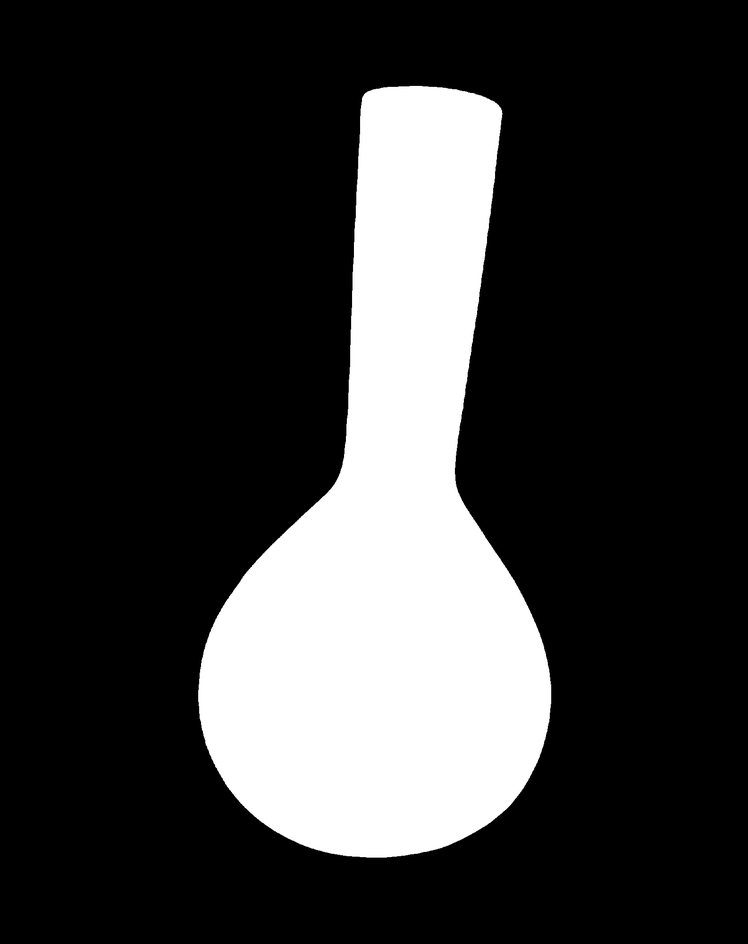
#> input picture Contour-Following/Vase_binary.png, 748 x 944 px, shrunk from 1585 x 2000 before the run
$ python edges.py
#> lines starting #> are read from the running program, lines starting #| are printed output that depends on the picture
from PIL import Image
import numpy as np
import matplotlib.pyplot as plt

class ContourFollower :
    def __init__(self, path: str):
#> called with path = 'Vase_binary.png'
        self.path = path;
        self.img = np.array(Image.open(self.path));
#> self.img is the input picture: shape (944, 748); min 0, max 255, mean 55
        self.dx = [-1,-1,0,1,1,1,0,-1];
        self.dy = [0,-1,-1,-1,0,1,1,1];
        self.contour = [];

    def getContour(self):
        height, width = self.img.shape;
#> height = 944; width = 748
        for i in range(height):
            for j in range(width):
                if self.img[i][j] == 255:
                    neigh = [];
                    for k in range(8):
                        neigh.append(self.img[i + self.dx[k]][j + self.dy[k]]);

                    if any( n == 0 for n in neigh):
                        self.contour.append((i, j));
#> after the loop, self.contour = 80 pairs, first value 87 to 855, second value 208 to 546

    def displayContour(self):
        # first run the method
        self.getContour()

        plt.imshow(self.img, cmap="gray");
        row, col = zip(*self.contour);
#> row = 80 values from 87 to 855; col = 80 values, max 546 at index 45, min 208 at index 44, mean 370.3
        plt.scatter(col, row, s=2, c="red");
        plt.show();
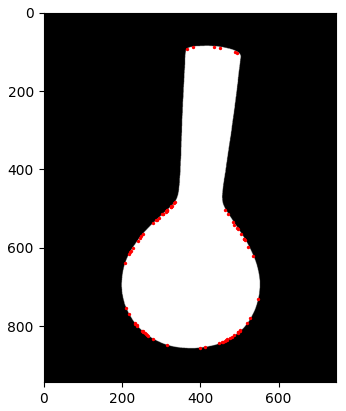
#> figure drawn by matplotlib, 1 panel

    def saveContour(self):
        contour_img = np.zeros((self.img.shape[0], self.img.shape[1], 3), dtype=np.uint8);
        for (i, j) in self.contour:
            contour_img[i, j] = [255,0,0];
#> this loop made 80 passes
#> (i, j) on passes 1 to 12: (87, 436), (88, 381), (89, 451), (92, 367), (99, 488), (102, 494), (483, 335), (487, 332), (493, 327), (494, 326), (495, 325), (496, 324)
        plt.imshow(contour_img);
        plt.savefig(self.path.replace(".png", "_Contour.png"));


if __name__ == '__main__':
    PATH = "Vase_binary.png";
    img = ContourFollower(PATH);

    # to display contour
    img.displayContour();

    # save contour
    img.saveContour();
